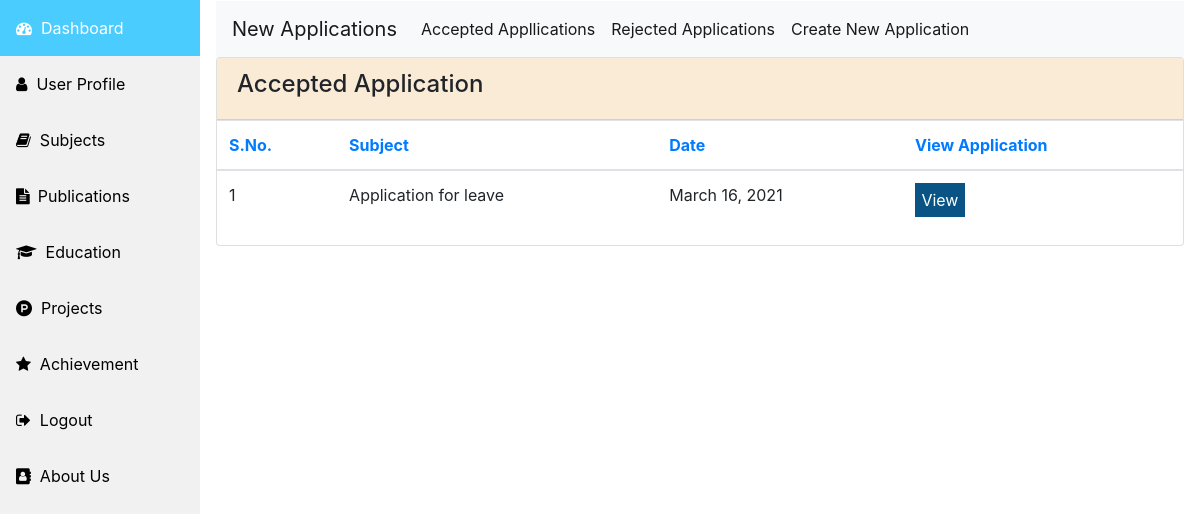
The app's page /acceptedapplication/ (signed in) with its own data.
### fam/models.py (models this page shows, shortened)
class Application(models.Model):
    user = models.ForeignKey(User, on_delete=models.CASCADE, related_name='application')
    id = models.AutoField(primary_key=True)
    subject = models.CharField(max_length=100)
    body = models.TextField()
    Status = models.IntegerField(default=0)
    date = models.DateField(default= datetime.now)

### fam/views.py (the view)
# urls.py: path('acceptedapplication/', views.acceptedapplication, name='acceptedapplication'),
def acceptedapplication(request):
    context ={}
    context['user'] = request.user
    context['faculty'] = faculty.objects.all()
    context['application'] = Application.objects.filter(user = request.user.id)
    if request.user.is_authenticated:
        return render(request, 'fam/acceptedapplication.html',context)
    else:
        return render(request, 'fam/index.html')

### fam/templates/fam/acceptedapplication.html (shortened to what this page needs)
{% extends 'fam/base.html' %}
{% block content %}
<nav class="navbar navbar-expand-lg navbar-light bg-light">
    <a class="navbar-brand" href="/application">New Applications</a>
    <div class="collapse navbar-collapse" id="navbarSupportedContent">
      <ul class="navbar-nav mr-auto">
        <li class="nav-item active">
          <a class="nav-link" href="/acceptedapplication">Accepted Appllications <span class="sr-only">(current)</span></a>
        </li>
        <li class="nav-item active">
          <a class="nav-link" href="/rejectedapplication">Rejected Applications</a>
        </li>
        <li class="nav-item active">
            <a class="nav-link" href="/createapplication">Create New Application</a>
          </li>
      </ul>
    </div>
  </nav>
  <div class="card">
    <div class="card-header" data-background-color="purple">
        <h4 class="title">Accepted Application </h4>
    </div>
    <div class="card-content table-responsive">
        <table class="table">
            <thead class="text-primary">
                <th>S.No.</th>
                <th>Subject</th>
                <th>Date</th>
                <th>View Application</th>
            </thead>
            <tbody>
            {% for u in application %}
            {% if u.Status == 1 %}
                <tr>
                    <td>{{ forloop.counter }}</td>
                    <td>{{u.subject}}</td>
                    <td>{{u.date}}</td>
                    <td> <form method="GET" action="/viewapplication/">
                      <button type="submit" name="appid" value="{{ u.id }}">View</button>
                    </form> </td>
                </tr>
                {% endif %}
            {% endfor %}
            </tbody>
        </table>
    </div>
</div>
{% endblock %}

### fam/templates/fam/acceptedapplication.html (style rules this page uses)
.card .card-header { background-color:#FAEBD7; }
button { width: 50px; padding: 5px; border: none; -webkit-border-radius: 5px; -moz-border-radius: 5px; border-radius: 5px; background-color: #095484; font-size: 16px; color: #fff; cursor: pointer; }

### records on screen
Application: subject "Application for leave", date "March 16, 2021", {{ u.id }} 14 (drawn)
